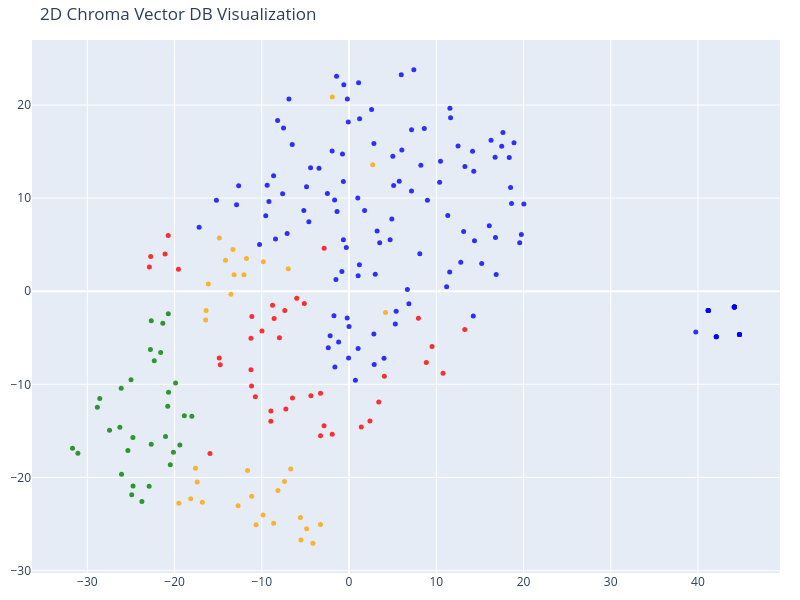

The cell this chart's notebook holds for it:
### Code cell
# 2D using tSNE

tsne = TSNE(n_components=2, random_state=42)
reduced_vectors = tsne.fit_transform(vectors)

# creating 2D
fig = go.Figure(data=[go.Scatter(
    x = reduced_vectors[:,0],
    y = reduced_vectors[:,1],
    mode = 'markers',
    marker = dict(size=5, color=colors, opacity = 0.8),
    text = [f'Type : {t}<br>Text : {d[:100]}...' for t,d in zip(doc_types, documents)],
    hoverinfo = 'text'
)])

fig.update_layout(title='2D Chroma Vector DB Visualization',
    scene = dict(xaxis_title='x', yaxis_title='y'),
    width = 800,
    height = 600,
    margin = dict(r=20, l=10, b=10, t=40)
)

fig.show()

### Figure 1 — Plotly figure (JSON) as saved in the notebook; plotly's stock layout.template omitted (floating-point values rounded to 4 significant figures; data arrays with more than 128 entries replaced by an {"elided": "..."} marker saying what was removed)
{"data": [{"hoverinfo": "text", "marker": {"color": {"elided": "231 str values"}, "opacity": 0.8, "size": 5}, "mode": "markers", "text": {"elided": "231 str values"}, "type": "scatter", "x": {"elided": "231 float values"}, "y": {"elided": "231 float values"}}], "layout": {"height": 600, "margin": {"b": 10, "l": 10, "r": 20, "t": 40}, "scene": {"xaxis": {"title": {"text": "x"}}, "yaxis": {"title": {"text": "y"}}}, "title": {"text": "2D Chroma Vector DB Visualization"}, "width": 800}}
